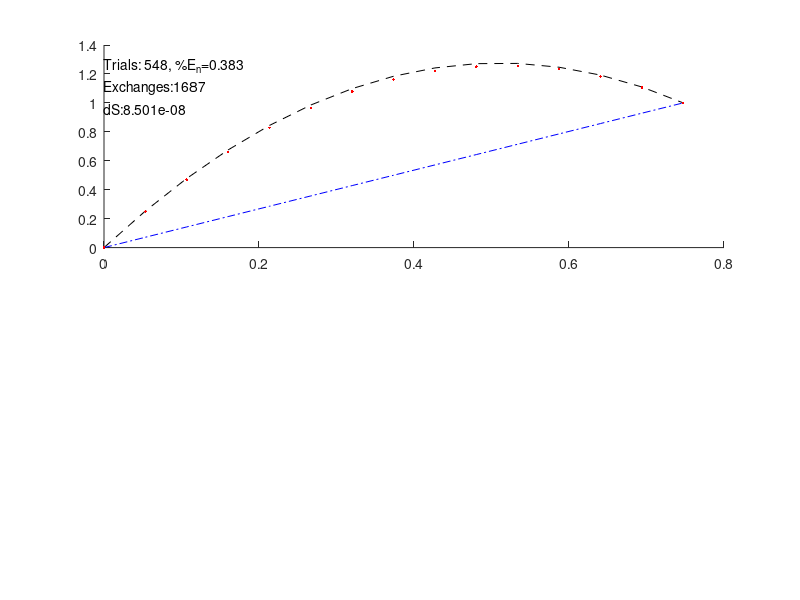

Write the MATLAB code that produced this figure. (Note: this script raises an error after producing the figure.)
%least_action.m - simulates Hamilton's Least Action principle for a
%particle under the action of gravity. The trajectory is compared
%with what is expected analytically
clear; tol=1.e-7;   %clear, and tolerance reasonably small
v0=5; g=9.8; m=1;   %initial speed, gravity and mass, given
y0=0; yf=1;         %initial, final height, given
t0=0; N=15; dy=.01; %initial time, # of points, max change in y allowed
tf=v0/g+sqrt((v0/g)^2-2*(yf-y0)/g); %final time estimate from analytic soln
if (v0/g)^2-2*(yf-y0)/g < 0,        %work with proper v0, y0, yf in this case
    disp 'v0 is too small, or yf is too large, stopped'
    return
end
dt=(tf-t0)/(N-1);              %time step
t=t0:dt:tf;                    %time array
yan=y0+v0*t-g*t.^2/2;          %exact analytic trajectory
yg=y0+(yf-y0)*(t-t0)/(tf-t0);  %trajectory guess: interpolate end points
%Kinetic and Potential energies follow
T(1:N-1)=m*((yg(2:N)-yg(1:N-1))/dt).^2/2; V(1:N-1)=m*g*yg(1:N-1);
L=T-V;             %initial Lagrangian (Kinetic minus Potential energies)
S1=dt*sum(L);      %initial action, rectangular rule - use N-1 terms
yn=yg;             %the initial trajectory is the guess
rand('state',0)    %reset random numbers for reproducible runs , else comment
dS=abs(S1); n=0;   %change in the action, initially it is equal to S1
je=0;              %exchange counter for each trial
subplot(2,1,1)
while dS > tol,    %simulation stops when the change in the action is tiny
 cla;
 n=n+1;            %trial number
 yp=yn;            %trajectory memory, use the saved trajectory
 for k=2:N-1       %y(1), y(N) don't change so start at k=2, end at k=N-1
 yp(k)=yp(k)+2*dy*(rand(size(yp(k)))-0.5);%modify kth step in trajectory 
                                          %memory, use Monte-Carlo step
 T(1:N-1)=m*((yp(2:N)-yp(1:N-1))/dt).^2/2; V(1:N-1)=m*g*yp(1:N-1);%energies
 L=T-V;       %Lagrangian (Kinetic minus Potential energies)
 S2=dt*sum(L);%new action integral by rectangular rule - use N-1 terms
  if S2 < S1       %accept step if the action S decreases  
     dS=abs(S2-S1);%variation of the action (must be small before stopping)
     S1=S2;        %save the lower value of the action
     yn=yp;        %modify trajectory based on accepted step, and keep it
     je=je+1;      %count exchanges made
  else
     yp=yn;        %if the step is not accepted, discard memory changes made,
                   %and refresh the trajectory memory
  end  
 end               
S(n)=S1;           %keep track of the action for each trial
pen=100*sqrt(sum((yn-yan).^2./(yan.^2+.001^2)))/N;%percent error estimate
hold on
plot(t,yan,'k--',t,yg,'b-.',t,yn(:),'r.')%plot analytic,guess, and simulated
str1=cat(2,'Trials: ',num2str(n,4),', %E_n=',num2str(pen,3));
str2=cat(2,'Exchanges:',num2str(je,4));
str3=cat(2,'dS:',num2str(dS,4));
text(t0,max(yan)*(1-0.01),str1);
text(t0,max(yan)*(1-0.13),str2);
text(t0,max(yan)*(1-0.25),str3);
pause (.01)
end
h=legend('Analytic','Init Guess','Least Action',-1); set(h,'FontSize',11)
xlabel('t','FontSize',14),ylabel('y(t)','FontSize',14)
title(['MC: Hamilton''s Least Action Principle',' (tolerance=',... %MC=Monte-Carlo
        num2str(tol,2),')'],'FontSize',12)
subplot(2,1,2), plot(1:n,S(1:n))         %plot the action for each trial
xlabel('trial','FontSize',14),ylabel('Action (S)','FontSize',14)
str4=cat(2,'(y_0, y_f, dy; v_0; g; m; N) = (',num2str(y0,2),', ',...
    num2str(yf,2),', ',num2str(dy,2),'m; ',...
    num2str(v0,2),'m/s; ',num2str(g,2),'m/s^2; ',num2str(m,2),'kg; ',...
    num2str(N,2),')');
text(round(n/40),S(round(n/40)),str4);
